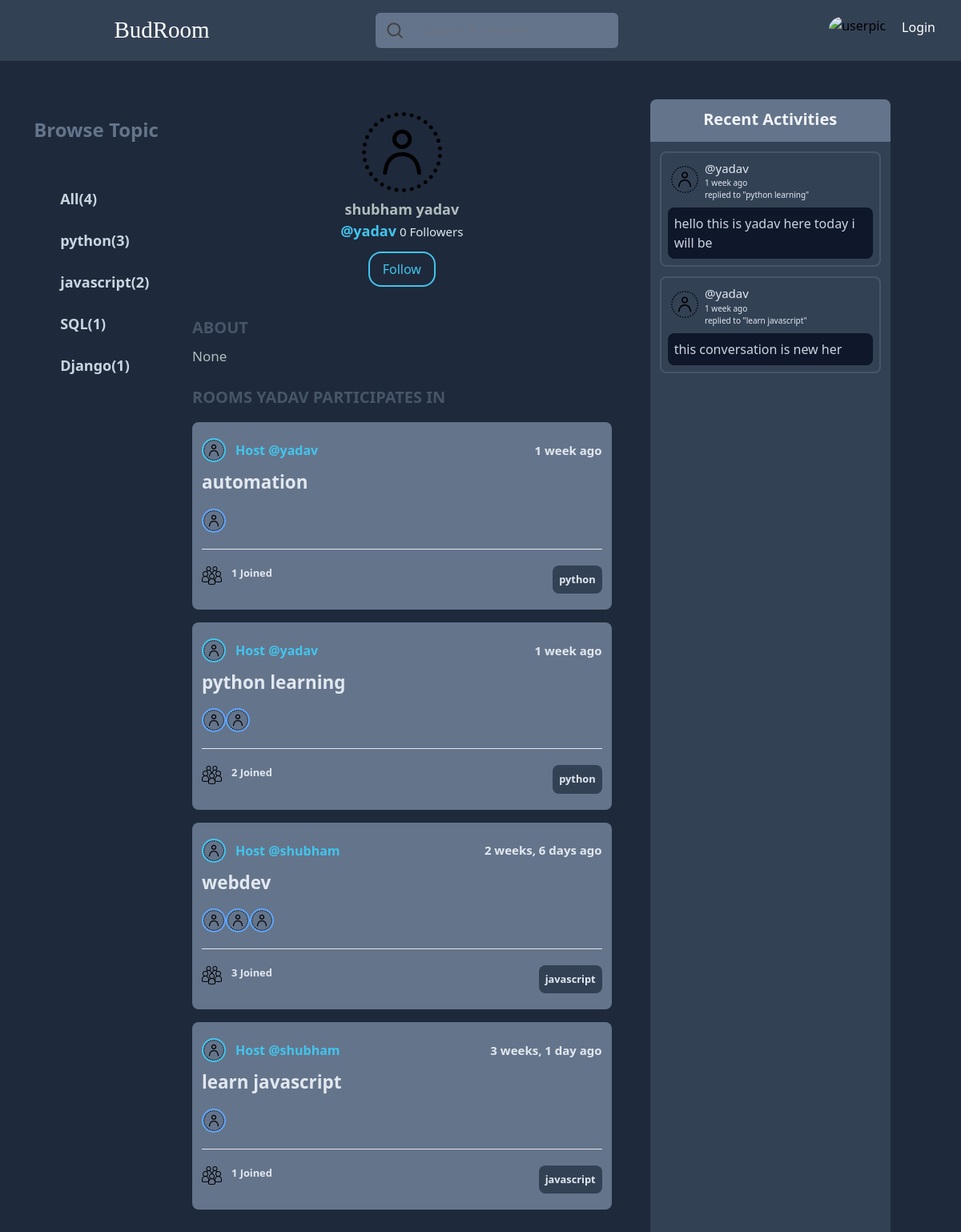
Screenshot of /profile/3/ with the database file from the repository.
### base/models.py (models this page shows, shortened)
class Topic(models.Model):
    name = models.CharField(max_length=200)

class Room(models.Model):
    host = models.ForeignKey(User,on_delete=models.SET_NULL,null=True)
    topic = models.ForeignKey(Topic,on_delete=models.SET_NULL,null=True)
    name = models.CharField(max_length=200)
    description = models.TextField(null=True,blank=True)
    participants=models.ManyToManyField(User,related_name='participants', blank=True)
    updated = models.DateTimeField(auto_now=True)
    created = models.DateTimeField(auto_now_add=True)
    class Meta:
        ordering = ['-updated','created']
    def __str__(self):
        return self.name

class Message(models.Model):
    user = models.ForeignKey(User,on_delete=models.CASCADE)
    room = models.ForeignKey(Room,on_delete = models.CASCADE)
    body = models.TextField()
    updated = models.DateTimeField(auto_now=True)
    created = models.DateTimeField(auto_now_add=True)
    class Meta:
        ordering = ['-updated','created']

### base/views.py (the view)
# urls.py: path('profile/<str:pk>/',views.userProfile,name="user-profile"),
def userProfile(request,pk):
    user=User.objects.get(id=pk)
    rooms = user.room_set.all()
    room_msgs =user.message_set.all()
    room_participated=Room.objects.filter(participants=user)
    topics=Topic.objects.all()
    context={'user':user, 'rooms': rooms ,'room_msgs':room_msgs, 'topics' : topics , 'room_participated':room_participated}
    return render(request,'base/profile.html',context)

### base/templates/base/profile.html
{%extends 'main.html'%}
{%load static%}
{% block content %}
<div class="flex w-screen bg-slate-800 justify-center ">
    <div class="lg:flex hidden">
        {% include 'base/topic.html'%}
    </div>
    <div class="lg:w-[48vw] w-[95vw] flex justify-center ">
        <div class="user-profile mt-[5vw] w-[100%] ">
            <div class="user-info flex flex-col justify-center">
                <section class="flex justify-center"><img src="{%static '/images/user_profile.svg'%}" alt="userpic" class="userProfile items-center rounded-full w-[100px] pt-1 to-white"></section>
                <section class="flex justify-center text-[#b2bdbd] text-[18px] mt-2 font-sans font-semibold ">{{user.first_name}} {{user.last_name}}</section>
                <section class="flex justify-center text-[#42c5ed] text-[18px] mt-1.4 font-sans font-semibold ">@{{user.username}} <div class="text-slate-200 font-extralight ml-1 text-[15px] pt-[0.19rem;]">0 Followers</div></section>
                {%if user == request.user %}
                <section class="flex justify-center text-[#42c5ed] mt-3"><button class="rounded-2xl border-2 border-[#42c5ed]  px-4 py-2">Edit Profile</button></section>
                {%else%}
                <section class="flex justify-center text-[#42c5ed] mt-3"><button class="rounded-2xl border-2 border-[#42c5ed]  px-4 py-2">Follow</button></section>
                {%endif%}
            </div>
            <div class="user-about mt-9">
                <div class="about flex flex-col">
                    <section><h1 class="text-slate-600 text-[20px] font-sans font-semibold">ABOUT</h1></section>
                    <section class="mt-2"><p class="text-[#b2bdbd] text-[17px] font-sans">None</p></section>
                </div>
                <div class="room-participated mt-6">
                    <section><h1 class="text-slate-600 text-[20px] font-sans font-semibold">ROOMS {{user.username.upper}} PARTICIPATES IN</h1></section>
                    <div class="h-screen overflow-scroll">
                    {% for room in room_participated%}
                    <div class="mt-4 rounded-lg bg-slate-500 w-[100%]  ">
                        <div class="userinfo flex pt-5 pl-3 w-[100%]">
                            <div class="left flex items-center w-[50%]">
                                <a href="{% url 'user-profile' room.host.id %}"><img src="{%static '/images/user_profile.svg'%}" alt="" class="w-[30px] h-[30px] rounded-full border-[#42c5ed] border-2 "></a>
                                <a href="{% url 'user-profile' room.host.id %}"  class="text-[16px] flex items-center pl-3 font-sans font-semibold text-[#42c5ed]">Host @{{room.host.username}}</a>
                            </div>
                            <div class="right flex items-center w-[50%] justify-end pr-3">
                                <small class="flex items-center text-[15px] font-sans text-slate-200 font-semibold">{{room.created|timesince}} ago</small>
                            </div>
                        </div>
                        <div class="title">
                            <a href="{% url 'room' room.id%}" class="flex items-center text-[1.4rem] font-sans text-slate-200 font-semibold pl-3 pt-2">{{room.name}}</a>
                        </div>
                        <div class="joined flex pt-4 pl-3">
                            {%for users in room.participants.all%}
                            <a href="{%url 'user-profile' users.id %}"><img src="{%static '/images/user_profile.svg'%}" alt="" class="w-[30px] h-[30px] rounded-full border-blue-400 border-2 "></a>
                            {%endfor%}
                        </div>
                        <div class=" ml-3 mr-3 mt-5 mb-5 ">
                            <hr class="text-slate-500">
                        </div>
                        <div class="joiners text-slate-200 flex pl-3 pb-5">
                            <div class="w-[50%] flex "><img src="{% static '/images/group_user.png'%}" alt="" class="w-[25px] h-[25px] fill-blue-400"> <small class="pl-3 text-slate-200 font-sans font-semibold  ">{{room.participants.count}} Joined</small></div>
                            <div class="w-[50%] flex justify-end pr-3"><small class="bg-slate-700 text-slate-200 rounded-lg p-2 font-sans font-semibold">{{room.topic.name}}</small></div>
                        </div>
                    </div>
                    {% endfor %}
                    </div>
                </div>
            </div>
        </div>
    </div>
    <div class="w-[40vw] lg:flex hidden">
        {% include 'base/activity_component.html'%}
    </div>
</div>
{%endblock%}

### base/templates/base/topic.html
<div class="left w-[20vw] flex flex-col ">
    <div class="heading flex justify-center align-middle pt-[70px]">
        <h1 class="text-2xl text-slate-500 font-bold font-sam">Browse Topic</h1>
    </div>
    <div class="content flex justify-start flex-col  mt-5 text-slate-300 text-lg font-semibold font-sam ">
        <div class="all flex justify-start align-middle mt-9 pl-[4.7rem]">
            <a class="hover:text-slate-100" href="{%url 'home'%}">All({{topics.count}})</a>
        </div>
        {% for topic in topics %}
        <div class="topic-name flex justify-start align-middle mt-6 pl-[4.7rem]">
            <a class="hover:text-slate-100" href="{% url 'home' %}?q={{topic.name}}">{{topic.name}}({{topic.room_set.all.count}})</a>
        </div>
        {%endfor%}
    </div>
</div>

### base/templates/base/activity_component.html (shortened to what this page needs)
{% load static%}
<div class="activity w-[25vw] bg-slate-700 m-[4vw] rounded-lg">
    <div class="heading flex bg-slate-500 rounded-t-lg rounded-tr-lg text-slate-100 font-sans text-[20px] font-semibold justify-center align-middle pt-[10px] pb-[13px]">
        <h1 class="align-middle ">Recent Activities</h1>
    </div>
    <div class="h-screen overflow-scroll">
    {% for message in room_msgs %}
    <div class=" border-2 border-slate-600 rounded-lg m-3 bg ">
        <div class="user flex border-slate-600">
            <div class="left w-[20%] border-slate-600">
                <img src="{% static '/images/user_profile.svg'%} " class="w-[50px] h-[50px] flex justify-end align-middle pt-4 pl-2"  alt="">
            </div>
            <div class="right flex flex-col w-[70%] pt-2 border-slate-600">
                <small><a href="{%url 'user-profile' message.user.id%}" class="text-slate-200 font-sans text-[15px]">@{{message.user}}</a></small>
                <small class="text-slate-200 font-sans text-[10px]">{{message.created|timesince}} ago</small>
                <small class="text-slate-200 font-sans text-[10px]">replied to "{{message.room}}"</small>
            </div>
            <div class="deletion flex justify-end w-[10%] border-slate-600">
            </div>
        </div>
        <div class="msg bg-slate-900 text-slate-300 rounded-lg m-2 p-2"><p>{{message.body}}</p></div>
    </div>
    {%endfor%}
    </div>
</div>

### rows the page displays
Topic: name "python", room_set.all.count "3"
Topic: name "javascript", room_set.all.count "2"
Topic: name "SQL", room_set.all.count "1"
Topic: name "Django", room_set.all.count "1"
Room: host.username "yadav", created "1 week", name "automation", participants.count "1", topic.name "python"
Room: host.username "yadav", created "1 week", name "python learning", participants.count "2", topic.name "python"
Room: host.username "shubham", created "2 weeks, 6 days", name "webdev", participants.count "3", topic.name "javascript"
Room: host.username "shubham", created "3 weeks, 1 day", name "learn javascript", participants.count "1", topic.name "javascript"
Message: user "yadav", created "1 week", room "python learning", body "hello this is yadav here today i will be"
Message: user "yadav", created "1 week", room "learn javascript", body "this conversation is new her"

### other values shown
{{ topics.count }} "4"
{{ user.first_name }} "shubham"
{{ user.last_name }} "yadav"
{{ user.username }} "yadav"
{{ user.username.upper }} "YADAV"
